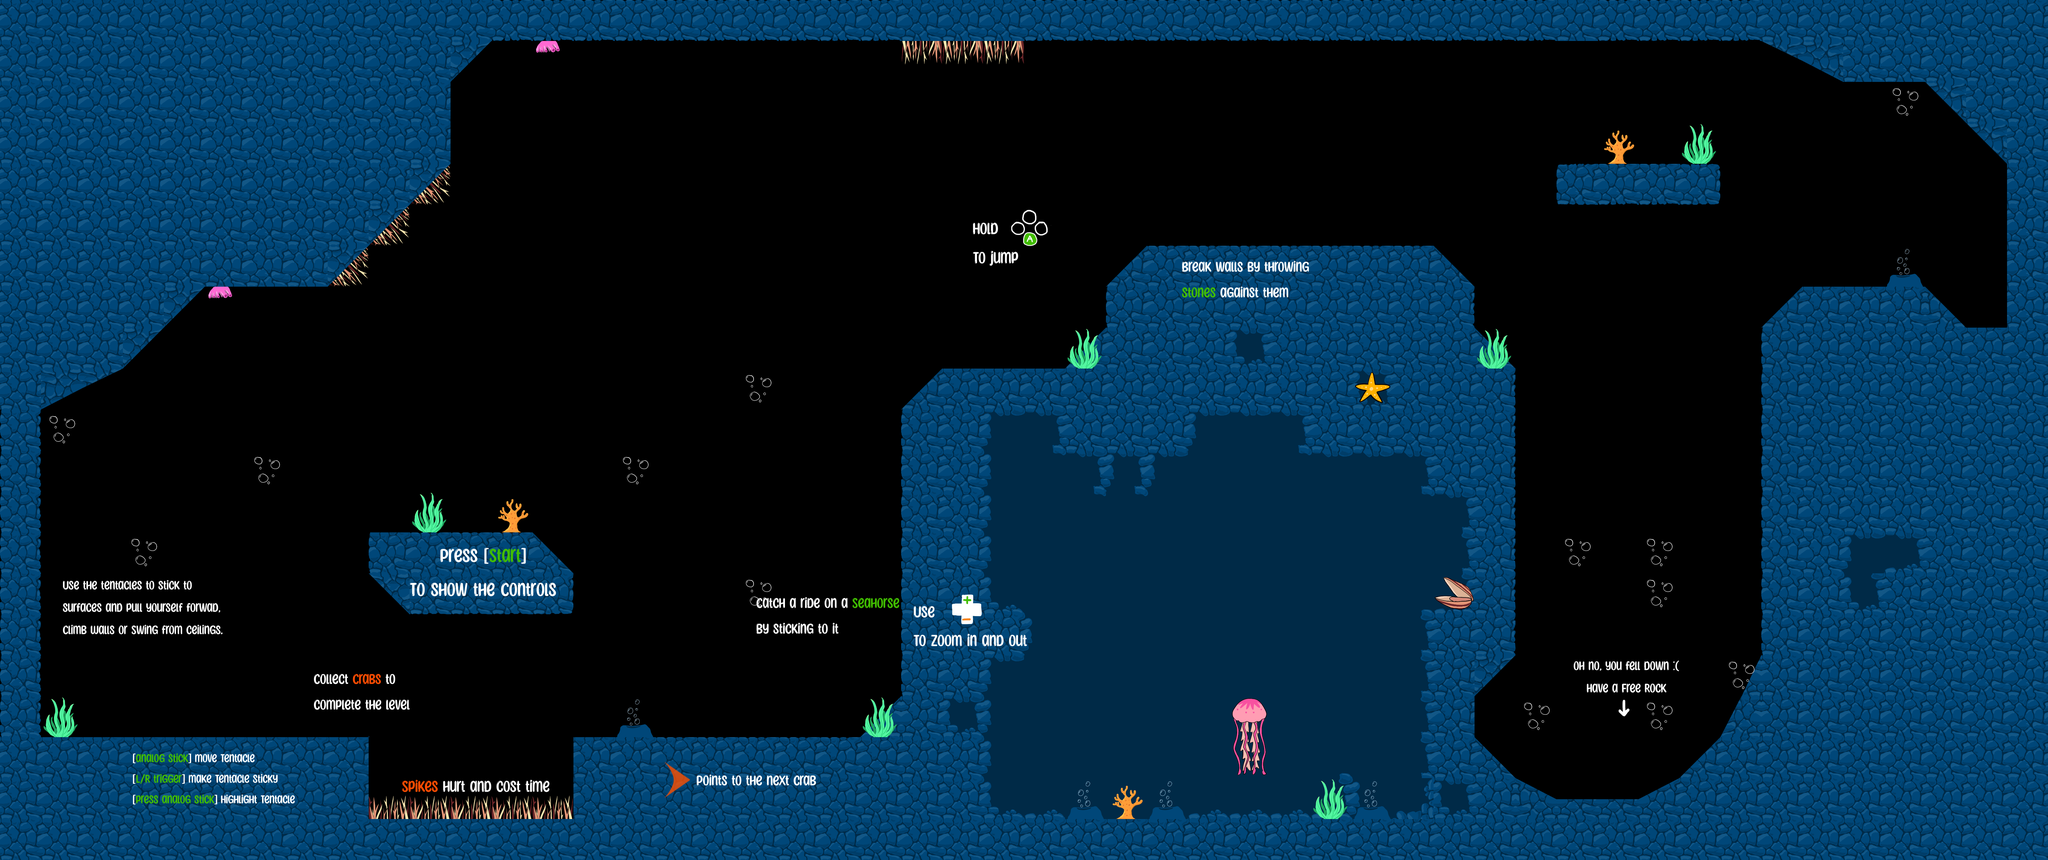

Tiled map render using the project's own tile images. Description and the map definition, with tile-layer contents summarised, below:
An orthogonal 50x21 tile map with 128x128 px tiles, 3 tile layers (platformLayer, spikeLayer, flora), 7 tilesets, 11 image layers and 41 objects.

<map version="1.8" tiledversion="1.8.4" orientation="orthogonal" renderorder="right-down" width="50" height="21" tilewidth="128" tileheight="128" infinite="0" nextlayerid="25" nextobjectid="43">
 <tileset firstgid="1" source="underwater-tiles.tsx" />
 <tileset firstgid="65" source="objects.tsx" />
 <tileset firstgid="73" source="slopes.tsx" />
 <tileset firstgid="81" source="../tileset_source/underwater_maptiles.tsx" />
 <tileset firstgid="142" source="spike_set.tsx" />
 <tileset firstgid="146" source="rock1.tsx" />
 <tileset firstgid="147" source="rock2.tsx" />
 <layer id="1" name="platformLayer" width="50" height="21">
  <data>[1050 cells, 541 non-empty, 36 distinct tile ids]</data>
 </layer>
 <group id="13" name="Messages" offsetx="12.1212" offsety="-21.2121">
  <imagelayer id="24" name="112" offsetx="4832.61" offsety="2044.61">
   <image source="msg_companion_rock.png" width="512" height="256" />
  </imagelayer>
  <imagelayer id="22" name="Image Layer 10" offsetx="1220" offsety="2311">
   <image source="msg_spikes.png" width="512" height="256" />
  </imagelayer>
  <imagelayer id="21" name="Image Layer 9" offsetx="2784.85" offsety="1842.42">
   <image source="msg_zoom.png" width="512" height="256" />
  </imagelayer>
  <imagelayer id="20" name="Image Layer 8" offsetx="2319.15" offsety="1828.36">
   <image source="msg_clams.png" width="512" height="256" />
  </imagelayer>
  <imagelayer id="12" name="helpmessage" offsetx="1243.15" offsety="1674.88">
   <image source="start.png" width="512" height="256" />
  </imagelayer>
  <imagelayer id="18" name="Image Layer 6" offsetx="3633.33" offsety="772.727">
   <image source="msg_stone.png" width="512" height="256" />
  </imagelayer>
  <imagelayer id="17" name="Image Layer 5" offsetx="2042.42" offsety="2324.24">
   <image source="msg_arrow.png" width="512" height="256" />
  </imagelayer>
  <imagelayer id="19" name="Image Layer 7" offsetx="2945.45" offsety="642.424">
   <image source="msg_jump.png" width="512" height="256" />
  </imagelayer>
  <imagelayer id="16" name="Image Layer 4" offsetx="860.606" offsety="2057.58">
   <image source="msg_crabs.png" width="512" height="256" />
  </imagelayer>
  <imagelayer id="14" name="Image Layer 2" offsetx="175.758" offsety="1815.15">
   <image source="msg_tentacles.png" width="512" height="256" />
  </imagelayer>
  <imagelayer id="15" name="Image Layer 3" offsetx="400" offsety="2324.24">
   <image source="controls.png" width="512" height="256" />
  </imagelayer>
 </group>
 <layer id="2" name="spikeLayer" width="50" height="21">
  <data>[1050 cells, 11 non-empty, 2 distinct tile ids]</data>
 </layer>
 <layer id="3" name="flora" width="50" height="21">
  <data>[1050 cells, 39 non-empty, 15 distinct tile ids]</data>
 </layer>
 <group id="8" name="walls">
  <objectgroup id="11" name="wall1">
   <object id="30" gid="146" x="4139.03" y="800.364" width="128" height="128" />
   <object id="31" gid="146" x="4139.03" y="751.879" width="128" height="128" />
   <object id="32" gid="146" x="4139.03" y="706.424" width="128" height="128" />
   <object id="33" gid="146" x="4148.12" y="667.03" width="128" height="128" />
   <object id="34" gid="146" x="4148.12" y="603.394" width="128" height="128" />
   <object id="35" gid="146" x="4126.91" y="512.485" width="128" height="128" />
   <object id="36" gid="146" x="4139.03" y="439.758" width="128" height="128" />
   <object id="37" gid="146" x="4148.12" y="533.697" width="128" height="128" />
   <object id="38" gid="146" x="4142.06" y="370.061" width="128" height="128" />
   <object id="39" gid="146" x="4154.18" y="288.242" width="128" height="128" />
   <object id="40" gid="146" x="4160.24" y="233.697" width="128" height="128" />
  </objectgroup>
 </group>
 <objectgroup id="10" name="spawnPoint">
  <object id="1" x="253.292" y="2181.58">
   <point />
  </object>
 </objectgroup>
 <objectgroup id="5" name="rocks">
  <object id="41" gid="147" x="3842.06" y="770.061" width="128" height="128" />
  <object id="42" gid="70" x="5001.45" y="2500.48" width="128" height="128" />
 </objectgroup>
 <objectgroup id="6" name="crabLayer">
  <object id="2" gid="11" x="2168" y="2304" width="128" height="128">
   <properties>
    <property name="id" type="int" value="0" />
   </properties>
  </object>
  <object id="27" gid="11" x="3080" y="1140" width="128" height="128">
   <properties>
    <property name="id" type="int" value="1" />
   </properties>
  </object>
  <object id="28" gid="11" x="4352" y="752" width="128" height="128">
   <properties>
    <property name="id" type="int" value="2" />
   </properties>
  </object>
  <object id="29" gid="11" x="6129.58" y="1025.09" width="128" height="128">
   <properties>
    <property name="id" type="int" value="3" />
   </properties>
  </object>
 </objectgroup>
 <objectgroup id="9" name="obstacleLayer">
  <object id="4" x="2640" y="1968">
   <properties>
    <property name="id" type="int" value="0" />
   </properties>
   <point />
  </object>
  <object id="5" x="2632" y="1864">
   <properties>
    <property name="id" type="int" value="0" />
   </properties>
   <point />
  </object>
  <object id="6" x="2620" y="1736">
   <properties>
    <property name="id" type="int" value="0" />
   </properties>
   <point />
  </object>
  <object id="7" x="2612" y="1612">
   <properties>
    <property name="id" type="int" value="0" />
   </properties>
   <point />
  </object>
  <object id="8" x="2632" y="1404">
   <properties>
    <property name="id" type="int" value="0" />
   </properties>
   <point />
  </object>
  <object id="9" x="2636" y="1232">
   <properties>
    <property name="id" type="int" value="0" />
   </properties>
   <point />
  </object>
  <object id="10" x="2628" y="1072">
   <properties>
    <property name="id" type="int" value="0" />
   </properties>
   <point />
  </object>
  <object id="11" x="2732" y="932">
   <properties>
    <property name="id" type="int" value="0" />
   </properties>
   <point />
  </object>
  <object id="12" x="2812" y="720">
   <properties>
    <property name="id" type="int" value="0" />
   </properties>
   <point />
  </object>
  <object id="13" x="2936" y="664">
   <properties>
    <property name="id" type="int" value="0" />
   </properties>
   <point />
  </object>
  <object id="14" x="2936" y="500">
   <properties>
    <property name="id" type="int" value="0" />
   </properties>
   <point />
  </object>
  <object id="15" x="2860" y="476">
   <properties>
    <property name="id" type="int" value="0" />
   </properties>
   <point />
  </object>
  <object id="16" x="2692" y="540">
   <properties>
    <property name="id" type="int" value="0" />
   </properties>
   <point />
  </object>
  <object id="17" x="2660" y="700">
   <properties>
    <property name="id" type="int" value="0" />
   </properties>
   <point />
  </object>
  <object id="18" x="2572" y="816">
   <properties>
    <property name="id" type="int" value="0" />
   </properties>
   <point />
  </object>
  <object id="19" x="2512" y="976">
   <properties>
    <property name="id" type="int" value="0" />
   </properties>
   <point />
  </object>
  <object id="20" x="2480" y="1140">
   <properties>
    <property name="id" type="int" value="0" />
   </properties>
   <point />
  </object>
  <object id="21" x="2480" y="1332">
   <properties>
    <property name="id" type="int" value="0" />
   </properties>
   <point />
  </object>
  <object id="22" x="2472" y="1532">
   <properties>
    <property name="id" type="int" value="0" />
   </properties>
   <point />
  </object>
  <object id="23" x="2476" y="1692">
   <properties>
    <property name="id" type="int" value="0" />
   </properties>
   <point />
  </object>
  <object id="24" x="2484" y="1824">
   <properties>
    <property name="id" type="int" value="0" />
   </properties>
   <point />
  </object>
  </objectgroup>
 <objectgroup id="7" name="starfishLayer" />
</map>
<!-- 2 of 41 objects omitted -->
